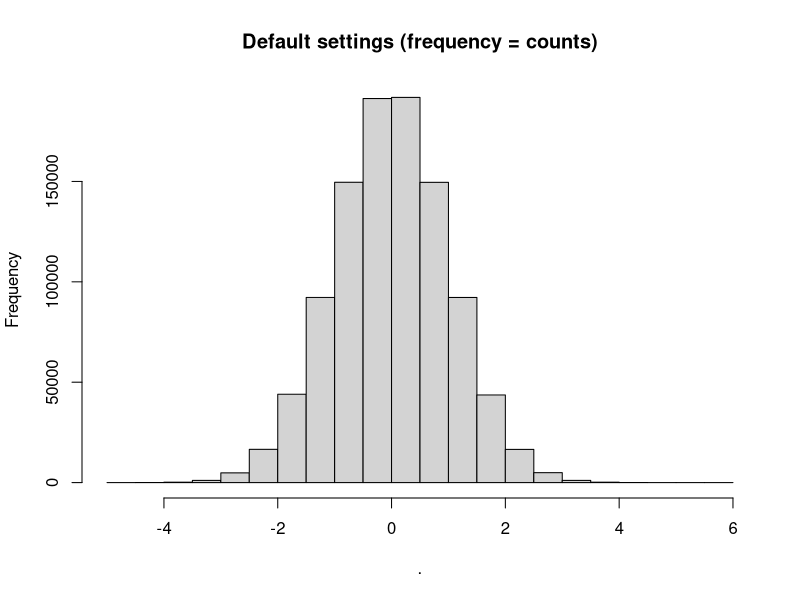
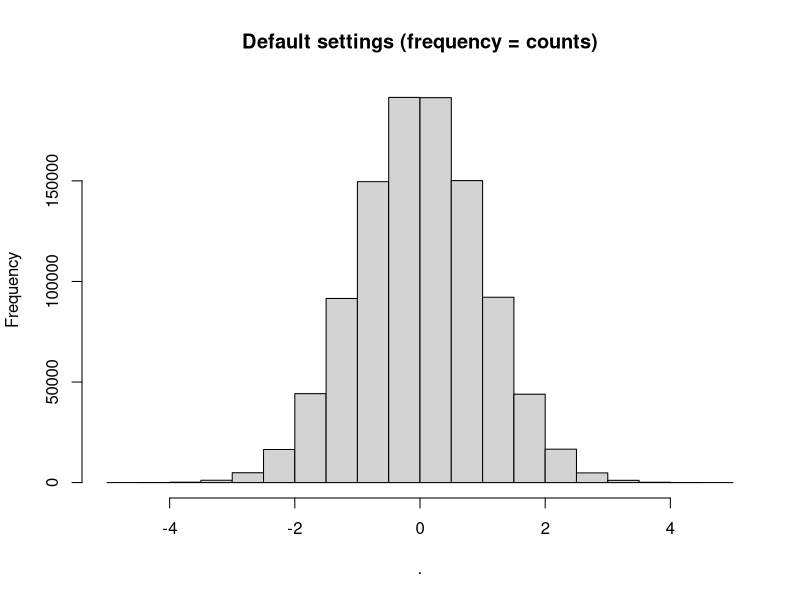
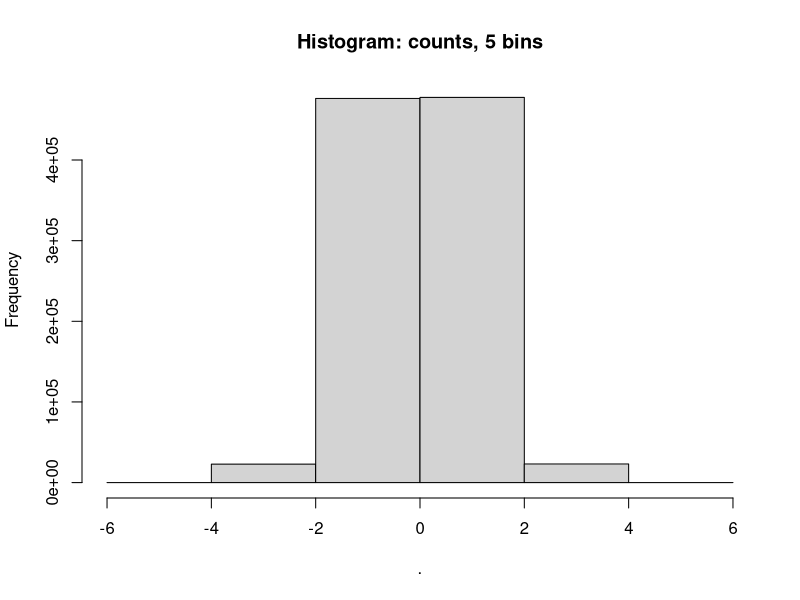
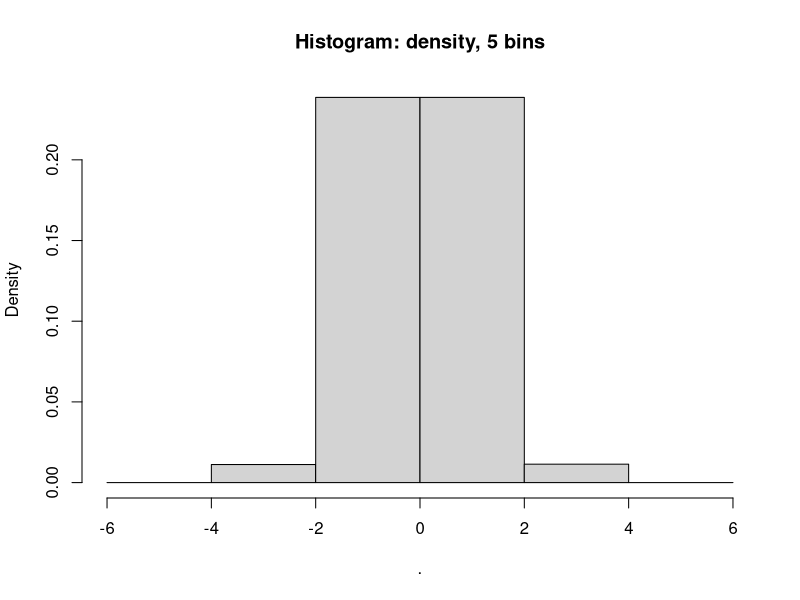
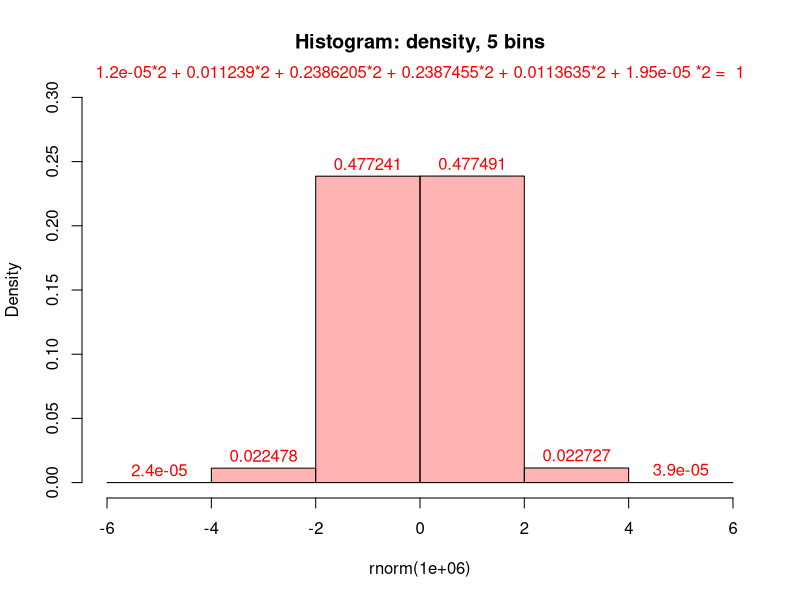
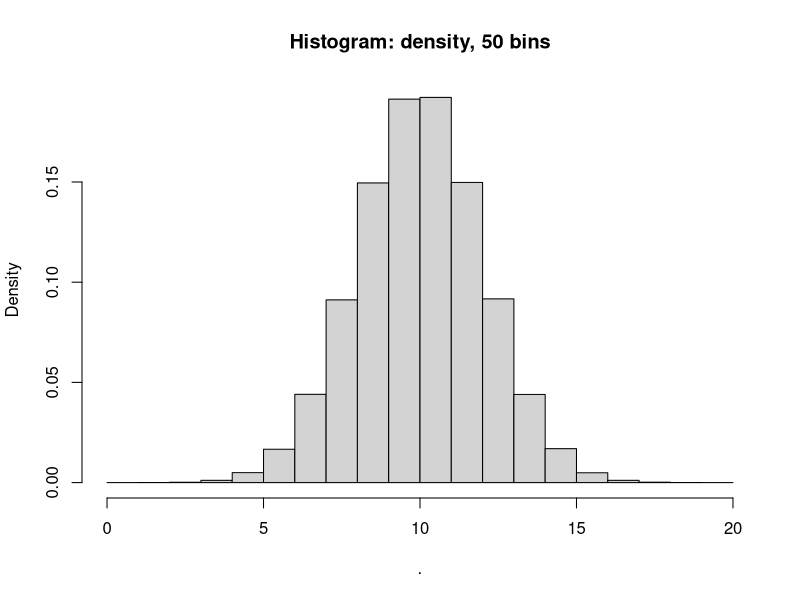
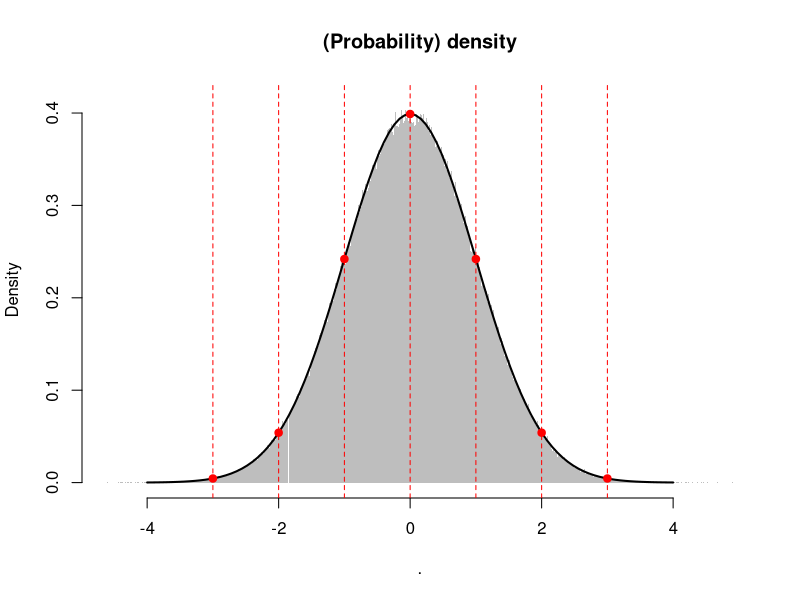
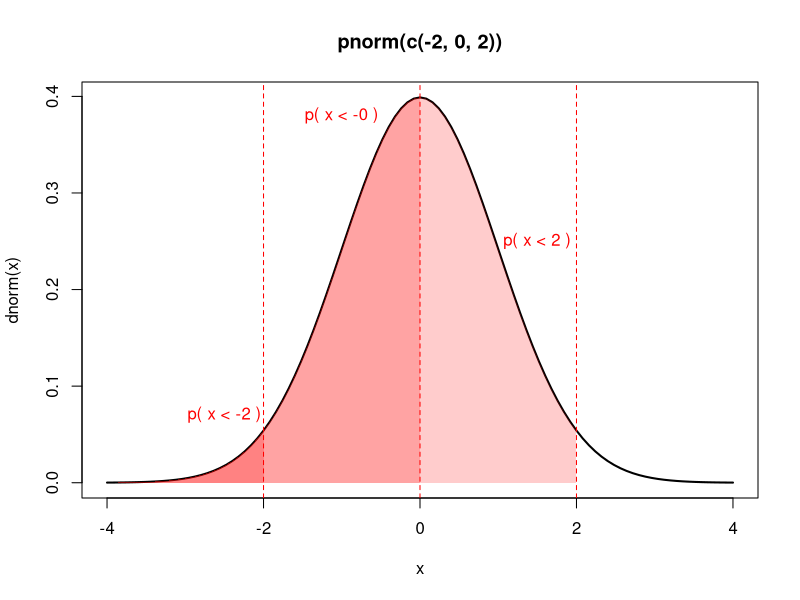

The R source for these figures, in order:
## ---- chunk 1
library(tidyverse) # много всего полезного (пайплайны и т.п.)
library(magrittr) # еще пайплайны
library(ggpubr) # графики
## ---- chunk 2
# rnorm - генерация рандомных ([r]andom) значений
rnorm(5)
rnorm(60, mean=30, sd=10)
my_var = 7
rnorm(10, mean=-3, sd=sqrt(my_var))
1e6 == 1000000
rnorm(1e6) %>% hist(main = 'Default settings (frequency = counts)')
rnorm(1e6) %>% hist(freq = T, main = 'Default settings (frequency = counts)')
rnorm(1e6) %>% hist(5, main='Histogram: counts, 5 bins')
rnorm(1e6) %>% hist(5, freq = F, main='Histogram: density, 5 bins')
## ---- chunk 3
# density? плотность вероятности, правдоподобие данного значения X +/- delta
bins = hist(rnorm(1e6), 5, freq = F, main='Histogram: density, 5 bins', ylim=c(0, .3), col=scales::alpha('red', .3))
text(bins$mids, bins$density+.01, bins$density * 2, col = 'red')
mtext(paste(paste(bins$density, collapse = "*2 + "), "*2 = ", sum(bins$density * 2)), col = 'red')
## ---- chunk 4
rnorm(1e6, mean=10, sd=2) %>% hist(15, freq = F, main='Histogram: density, 50 bins')
rnorm(1e6) %>% hist(1000, freq = F, border=NA, col="gray", main="(Probability) density")

# dnorm - плотность вероятности ([d]ensity)/правдоподобие/likelihood
curve(dnorm(x), from=-4, to=4, add=T, lwd=2)

# берем значения признака Х и смотрим правдоподобия
x_vals = c(-3, -2, -1, 0, 1, 2, 3)
x_vals %>% abline(v = ., col = "red", lty='dashed')
x_vals %>% dnorm() %>% round(3)
points(x = x_vals, 
       y = x_vals %>% dnorm(), 
       col='red', pch=19)

# pnorm - вероятность ([p]robability) того, что выборочное значение будет меньше данного значения Х
x_vals = c(-2, 0, 2)
pnorm(x_vals)
pnorm(0) - pnorm(-2)
## ---- chunk 5
# pnorm? вероятность, что ...
curve(dnorm(x), from=-4, to=4, lwd=2, main = 'pnorm(c(-2, 0, 2))')
x_vals %>% abline(v = ., col = "red", lty='dashed')
polygon(c(seq(-4, -2, l=100), -2, -4),
  c(dnorm(seq(-4, -2, l=100)), 0, 0), col = scales::alpha('red', .2), border=NA)
text(-2.5, 0.07, 'p( x < -2 )', col = 'red')

polygon(c(seq(-4, 0, l=100), 0, -4),
  c(dnorm(seq(-4, 0, l=100)), 0, 0), col = scales::alpha('red', .2), border=NA)
text(-1, 0.38, 'p( x < -0 )', col = 'red')

polygon(c(seq(-4, 2, l=100), 2, -4),
  c(dnorm(seq(-4, 2, l=100)), 0, 0), col = scales::alpha('red', .2), border=NA)
text(1.5, 0.25, 'p( x < 2 )', col = 'red')
## ---- chunk 6
# qnorm - квантиль ([q]uantile), т.е. такое значение Х, что выборочные значения окажутся меньше его с вероятностью P
# Q: p( x < Q ) = P
P = c(0.25, 0.5, 0.75) # (1:n)/(n+1) - набор из n вероятностей, делящих [0, 1] на равные промежутки
n = 3; (1:n)/(n+1)
n = 9; (1:n)/(n+1)
qnorm((1:n)/(n+1))
